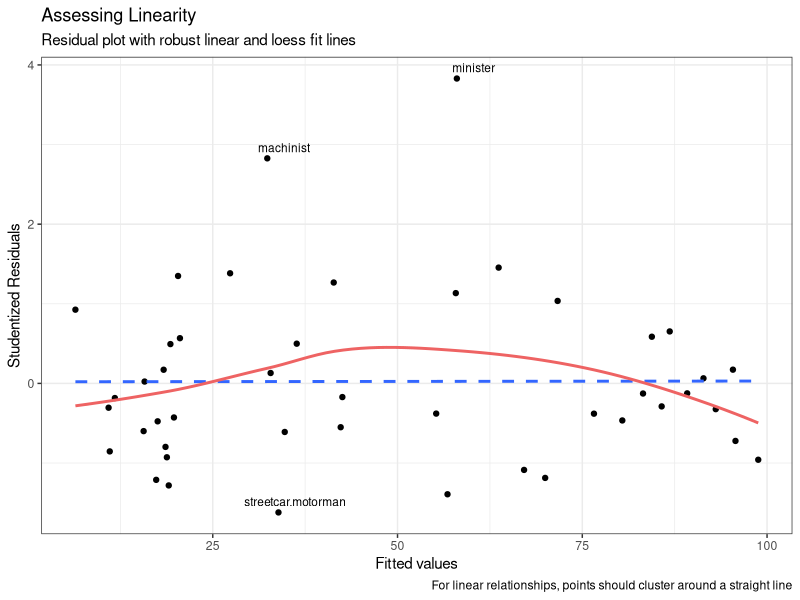

This chart was generated by the following R code:
# testing the linearity assumption

ggResidualPlot <- function(x, n.labels=3){
  require(ggplot2)
  require(ggrepel)
  y <- rstudent(fit)
  x <- fit$fitted.values
  df <- data.frame(x, y)
  
  # which points to label
  df$absres <- abs(df$y)
  df2 <- tail(df[order(df$absres),], n.labels)
  
  ggplot(df, aes(x, y)) +
    geom_point() +
    geom_smooth(method="lm", formula=y~x, se=FALSE, linetype="dashed") +
    geom_smooth(method="loess", formula=y~x, se=FALSE, color="indianred2") +
    geom_text_repel(data=df2, aes(x=x, y=y, label=row.names(df2)), size=3) +
    labs(x="Fitted values", y="Studentized Residuals",
         subtitle="Residual plot with robust linear and loess fit lines", 
         title="Assessing Linearity",
         caption="For linear relationships, points should cluster around a straight line") + 
    theme_bw()
}

data(Duncan, package="carData")
fit <- lm(prestige ~ income + education + type, data=Duncan)
ggResidualPlot(fit)
